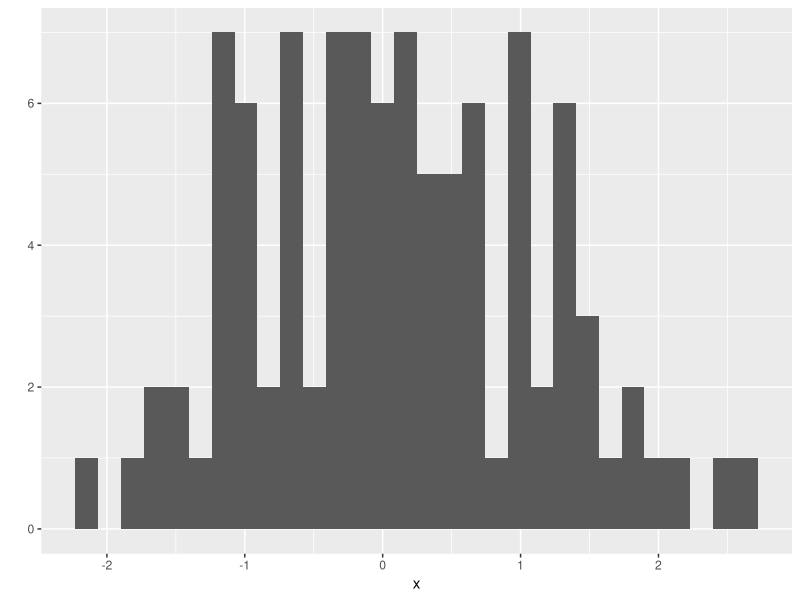

Write the R code that produced this figure.
## ---- chunk 1
knitr::opts_chunk$set(include = TRUE)
## ---- chunk 2
#Esto es un comentario
for( i in 1:10){
	print("Hola mundo!")
}
#print("Esto es un comentario y R lo ignorara.")
## ---- chunk 3
library("ggplot2")		# Asegurate que el paquete ggplot este cargado
x <- rnorm(100)		# Generar 100 valores aleatorios usando la distribucion normal
qplot(x)				# Muestra los resultados en forma de histograma
